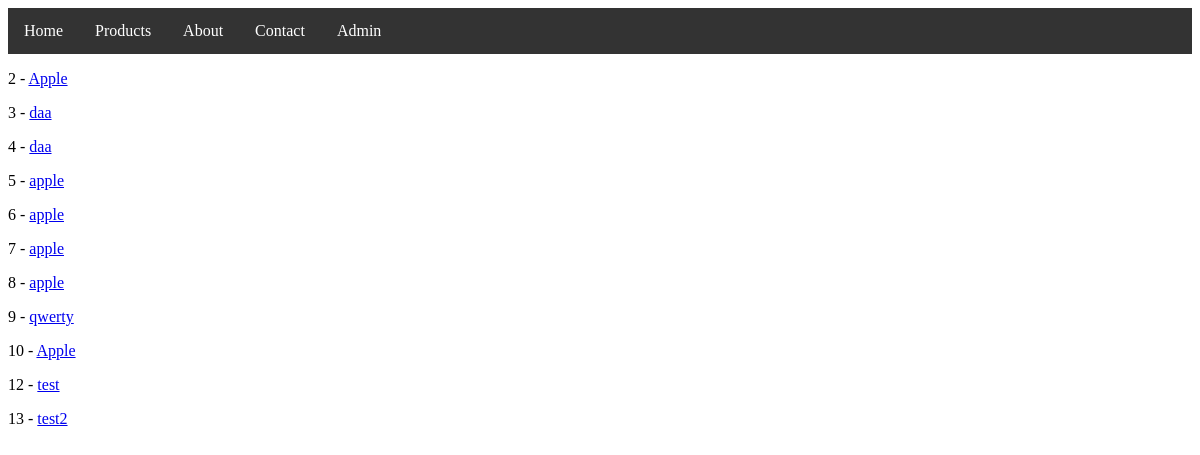
Screenshot of /products/ with the database file from the repository.
### product/models.py (models this page shows)
class Product(models.Model):
    title = models.CharField(max_length=120)
    description = models.TextField(blank=True, null=True)
    price = models.DecimalField(decimal_places=2, max_digits=10000)
    summary = models.TextField(default='this is nice')
    featured = models.BooleanField(default='False')
    def get_absolute_url(self):
        return reverse("products:product_detail", kwargs={"id": self.id})

### product/views.py (the view)
# urls.py: path('', product_list_view, name='product_list'),
def product_list_view(request):
    queryset = Product.objects.all()
    context = {
    'object_list' : queryset
    }
    return render(request, "product_list.html", context)

### product/templates/product_list.html
{% extends 'base.html' %}
{% block content %}
{% for instance in object_list %}
  <p>{{ instance.id }} - <a href='{{ instance.get_absolute_url }}'>{{ instance.title }}</a></p>
{% endfor %}
{% endblock %}

### templates/base.html (shortened to what this page needs)
<!doctype html>
<html>
<head>
</head>
<body>
  <center>{% include 'navbar.html' %}</center>
  {% block content %}{% endblock %}
</body>
</html>

### templates/navbar.html (shortened to what this page needs)
<!DOCTYPE html>
<html>
<head>
</head>
<body>
<ul>
  <li><a href='/home'>Home</a></li>
  <li><a href='/products'>Products</a></li>
  <li><a href='/about'>About</a></li>
  <li><a href=' /contact'>Contact</a></li>
  <li><a href='/admin'>Admin</a></li>
</ul>
</body>
</html>

### templates/navbar.html (style rules this page uses)
ul { list-style-type: none; margin: 0; padding: 0; overflow: hidden; background-color: #333; }
li { float: left; }
li a { display: block; color: white; text-align: center; padding: 14px 16px; text-decoration: none; }

### rows the page displays
Product: id "2", title "Apple"
Product: id "3", title "daa"
Product: id "4", title "daa"
Product: id "5", title "apple"
Product: id "6", title "apple"
Product: id "7", title "apple"
Product: id "8", title "apple"
Product: id "9", title "qwerty"
Product: id "10", title "Apple"
Product: id "12", title "test"
Product: id "13", title "test2"
